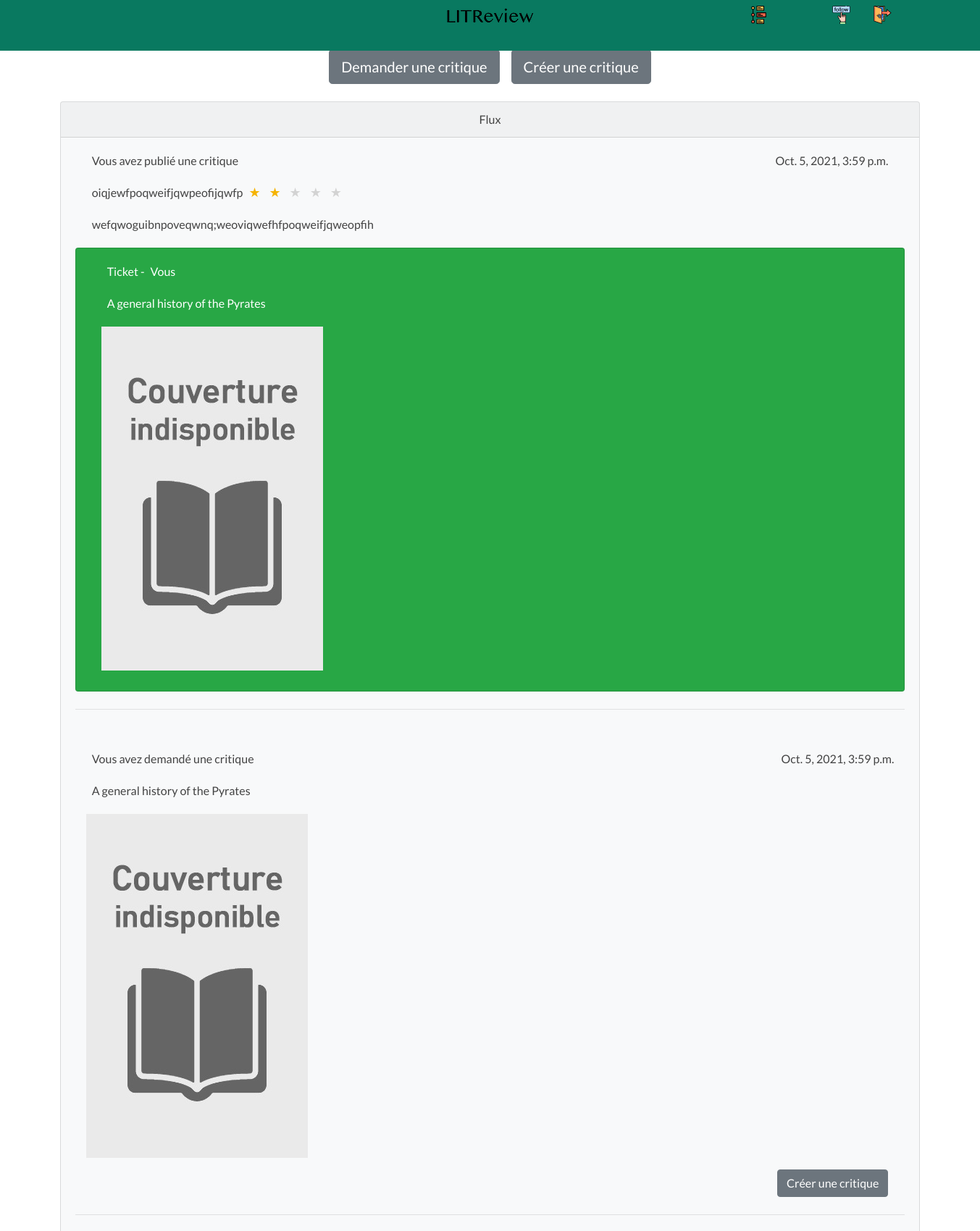
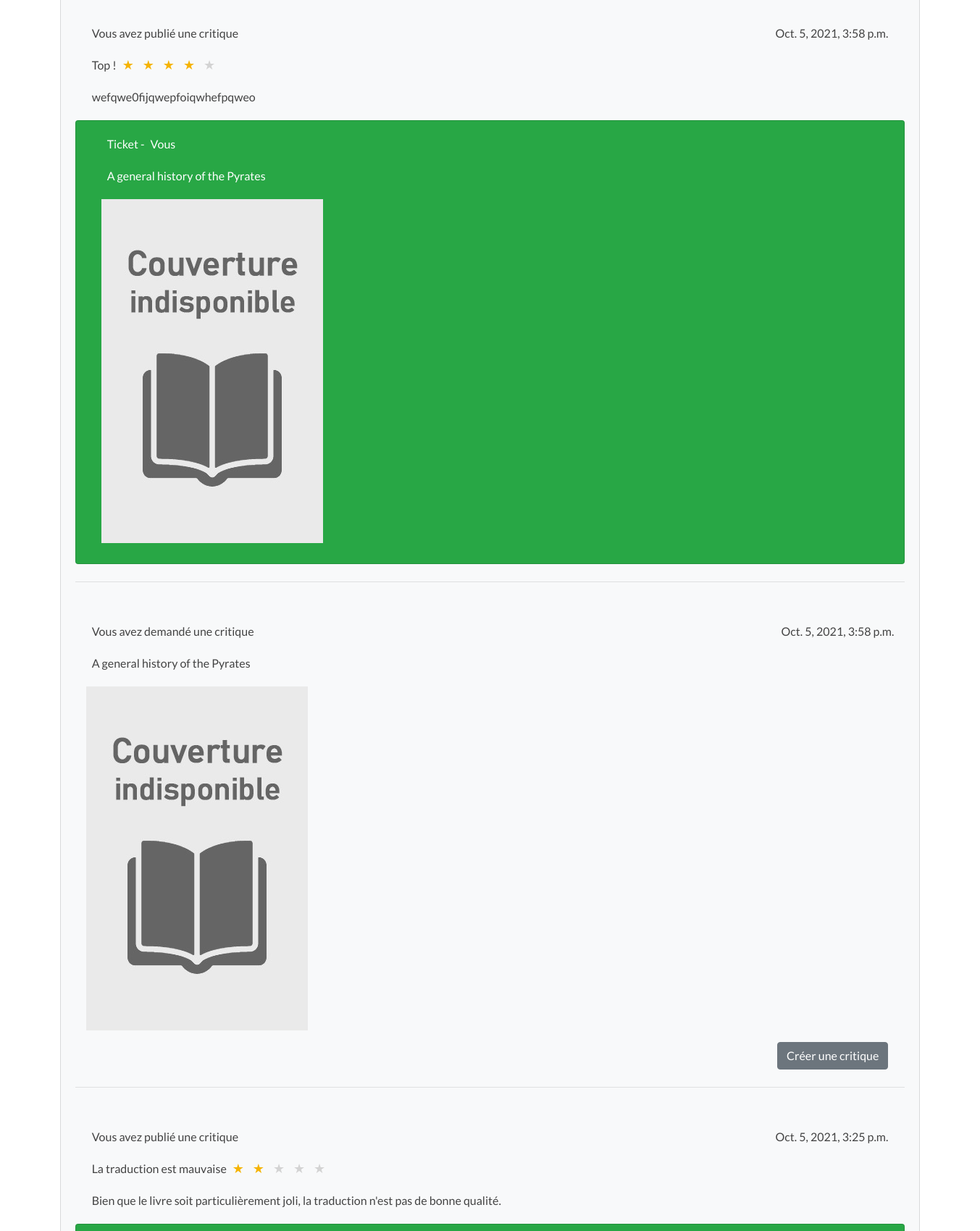
Screenshot of /feed/ (signed in, upper part) with the database file from the repository (2 pictures, top to bottom).
### app/models.py (models this page shows)
class Review(models.Model):
    ticket = models.ForeignKey(to=Ticket, on_delete=models.CASCADE)
    rating = models.PositiveSmallIntegerField(
        validators=[MinValueValidator(0), MaxValueValidator(5)]
    )
    headline = models.CharField(max_length=128)
    body = models.TextField(max_length=8192, blank=True)
    user = models.ForeignKey(
        to=settings.AUTH_USER_MODEL,
        on_delete=models.CASCADE
    )
    time_created = models.DateTimeField(auto_now_add=True)

class Ticket(models.Model):
    title = models.CharField(max_length=128)
    description = models.TextField(max_length=2048, blank=True)
    user = models.ForeignKey(
        to=settings.AUTH_USER_MODEL,
        on_delete=models.CASCADE
    )
    image = models.ImageField(
        null=True,
        blank=True,
        upload_to='images/',
        default='images/default.jpeg'
    )
    time_created = models.DateTimeField(auto_now_add=True)

### app/views.py (the view)
# urls.py: path('feed/', views.feed_view, name='feed'),
@login_required(login_url='feed')
def feed_view(request):
    tickets = list(Ticket.objects.all())
    reviews = list(Review.objects.all())
    tickets_and_reviews = sorted(
        tickets + reviews,
        key=lambda item: item.time_created,
        reverse=True
    )
    context = {"tickets_and_reviews": tickets_and_reviews}
    return render(request, 'feed.html', context)

### app/templates/feed.html (shortened to what this page needs)
{% extends 'base_index.html' %}
{% load static %}
{% block content %}
    {% url "new_review_request" as new_review_request_url %}
    {% url "new_review_without_ticket" as new_review_without_ticket_url %}
    <div id="block-content-home">
        <header>
            {% block navbar %}
                {% include "navbar.html" %}
            {% endblock navbar %}
        </header>
        <div id="content-def-bp">
            <div class="center-block text-center">
                <div class="col d-flex justify-content-center mb-4">
                    <a class="btn btn-secondary btn-lg mr-2" href="{{ new_review_request_url }}">Demander une critique</a>
                    <a class="btn btn-secondary btn-lg ml-2" href="{{ new_review_without_ticket_url }}">Créer une critique</a>
                </div>
                <div class="col d-flex justify-content-center mb-4">
                    <div class="card bg-light mb-3">
                        <div class="card-header">Flux</div>
                        {% for item in tickets_and_reviews %}
                            {% if item.rating %}
                                <div class="card-body">
                                    <div class="col d-flex justify-content-between mb-2">
                                        {% if user == item.user %}
                                            <p class="card-title ml-2">Vous avez publié une critique</p>
                                        {% else %}
                                            <p class="card-title ml-2">{{ item.user }} a publié une critique</p>
                                        {% endif %}
                                        <p class="card-title mr-2">{{ item.time_created }}</p>
                                    </div>
                                    <div class="col d-flex mb-2">
                                        <p class="card-title ml-2">{{ item.headline }}</p>
                                        <div class="django-starfield" id="django-starfield-newreview-rating">
                                            {% widthratio item.rating 1 -1 as negative_item_rating %}
                                            {% with rest=negative_item_rating|add:"5" %}
                                                {% if rest %}
                                                    {% for i in "x"|rjust:rest %}
                                                        <label for="newreview-rating-{{ forloop.counter }}" style="color:lightgray;"></label>
                                                    {% endfor %}
                                                {% endif %}
                                            {% endwith %}
                                            {% for i in "x"|rjust:item.rating %}
                                                <label for="newreview-rating-{{ forloop.counter }}" style="filter:none"></label>
                                            {% endfor %}
                                        </div>
                                    </div>
                                    <div class="col d-flex mb-2">
                                        <p class="card-title ml-2">{{ item.body }}</p>
                                    </div>
                                    <div class="card text-white bg-success mb-3">
                                        <div class="card-body">
                                            <div class="col d-flex mb-2">
                                                <p class="card-title ml-2">Ticket -</p>
                                                {% if item.ticket.user != user %}
                                                    <p class="card-title ml-2">{{ item.ticket.user }}</p>
                                                {% else %}
                                                    <p class="card-title ml-2">Vous</p>
                                                {% endif %}
                                            </div>
                                            <div class="col d-flex mb-2">
                                                <p class="card-title ml-2">{{ item.ticket.title }}</p>
                                            </div>
                                            <div class="col d-flex mb-2">
                                                {% if item.ticket.image %}
                                                    <img class="img-max" src="{{ item.ticket.image.url }}" alt="{{ item.ticket.image }}"/>
                                                {% endif %}
                                            </div>
                                        </div>
                                    </div>
                                    <hr class="mt-4"/>
                                </div>
                            {% else %}
                                <div class="card-body">
                                    <div class="col d-flex justify-content-between mb-2">
                                        {% if user == item.user %}
                                            <p class="card-title ml-2">Vous avez demandé une critique</p>
                                        {% else %}
                                            <p class="card-title ml-2">{{ item.user }} a demandé une critique</p>
                                        {% endif %}
                                        <p class="card-text ml-2">{{ item.time_created }}</p>
                                    </div>
                                    <div class="col d-flex mb-2">
                                        <p class="card-title ml-2">{{ item.title }}</p>
                                    </div>
                                    <div class="col d-flex mb-2">
                                        {% if item.image %}
                                            <img class="img-max mb-2" src="{{ item.image.url }}" alt="image"/>
                                        {% endif %}
                                    </div>
                                    <div class="col d-flex justify-content-end mb-2">
                                        <a class="btn btn-secondary btn-md mr-2" href="{% url "new_review_with_ticket" ticket_id=item.id %}">Créer une critique</a>
                                    </div>
                                    <hr class="mt-4"/>
                                </div>
                            {% endif %}
                        {% endfor %}
                    </div>
                </div>
            </div>
        </div>
    </div>
{% endblock content %}

### app/static/css/style.css (style rules this page uses)
body { padding: 0; margin: 0; height: 100vh; font-family: 'Lato', sans-serif !important; color: #434343; }
a { color: #097960; }
#content1, #content2, #content3, #content-slides, #content-comment-ca-marche, #content-def-bp { padding-left: 5%; padding-right: 5%; }
#content-def-bp { padding-top: 5%; padding-bottom: 10%; }

### app/static/css/django_starfield.css (style rules this page uses)
.django-starfield, .django-starfield label::before { display: inline-block; }
.django-starfield * { margin-left: 7px; padding: 0; }
.django-starfield { unicode-bidi: bidi-override; direction: rtl; }
.django-starfield label { color: #f5b301; filter: grayscale(1); }
.django-starfield label::before { content: '\2605'; width: 18px; line-height: 18px; text-align: center; font-size: 18px; }

### rows the page displays
Review: shows "Vous avez publié une critique", time_created "Oct. 5, 2021, 3:59 p.m.", headline "oiqjewfpoqweifjqwpeofijqwfp", rating 2 (drawn), body "wefqwoguibnpoveqwnq;weoviqwefhfpoqweifjqweopfih", ticket "A general history of the Pyrates", ticket.image (placeholder picture)
Ticket: shows "Vous avez demandé une critique", time_created "Oct. 5, 2021, 3:59 p.m.", title "A general history of the Pyrates", image (placeholder picture)
Review: shows "Vous avez publié une critique", time_created "Oct. 5, 2021, 3:58 p.m.", headline "Top !", rating 4 (drawn), body "wefqwe0fijqwepfoiqwhefpqweo", ticket "A general history of the Pyrates", ticket.image (placeholder picture)
Ticket: shows "Vous avez demandé une critique", time_created "Oct. 5, 2021, 3:58 p.m.", title "A general history of the Pyrates", image (placeholder picture)
Review: shows "Vous avez publié une critique", time_created "Oct. 5, 2021, 3:25 p.m.", headline "La traduction est mauvaise", rating 2 (drawn), body "Bien que le livre soit particulièrement joli, la traduction n'est pas de bonne qualité."
